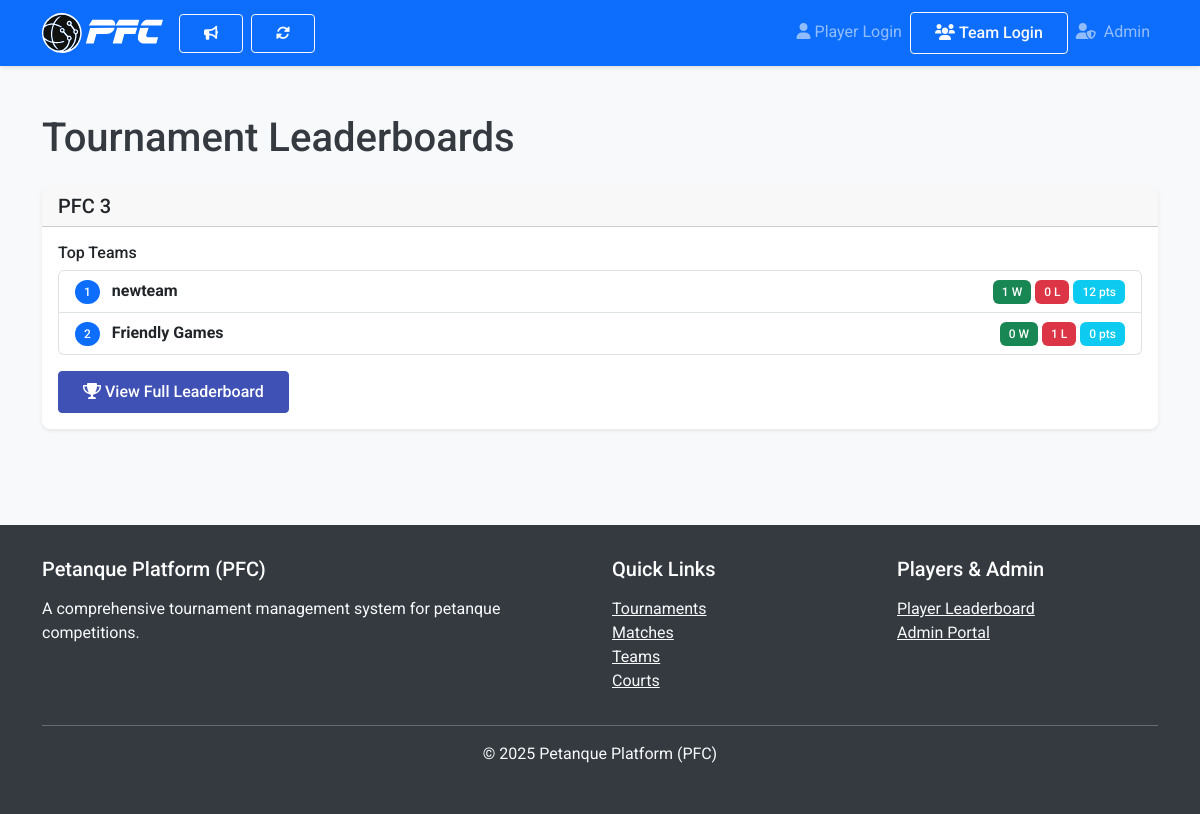
/leaderboards/, run on the app's committed database.
### tournaments/models.py (models this page shows, shortened)
class Tournament(models.Model):
    TOURNAMENT_FORMATS = [
        ("round_robin", "Round Robin"),
        ("knockout", "Knockout"),
        ("swiss", "Swiss System"),
        ("multi_stage", "Multi-Stage"),
    ]
    PLAY_FORMATS = [
        ("triplets", "Triplets (3 players)"),
        ("doublets", "Doublets (2 players)"),
        ("tete_a_tete", "Tête-à-tête (1 player)"),
        ("mixed", "Mixed Formats"),
    ]
    AUTOMATION_STATUS_CHOICES = [
        ("idle", "Idle"),
        ("processing", "Processing"),
        ("error", "Error"),
        ("completed", "Completed"),
    ]
    name = models.CharField(max_length=100)
    description = models.TextField(blank=True, null=True)
    format = models.CharField(max_length=20, choices=TOURNAMENT_FORMATS, default="knockout")
    play_format = models.CharField(max_length=20, choices=PLAY_FORMATS)
    has_triplets = models.BooleanField(default=False)
    has_doublets = models.BooleanField(default=False)
    has_tete_a_tete = models.BooleanField(default=False)
    start_date = models.DateTimeField()
    end_date = models.DateTimeField()
    is_active = models.BooleanField(default=True)
    is_archived = models.BooleanField(default=False)
    is_multi_stage = models.BooleanField(default=False)
    teams = models.ManyToManyField(Team, through="TournamentTeam")
    courts = models.ManyToManyField(Court, through="TournamentCourt")
    created_at = models.DateTimeField(auto_now_add=True)
    updated_at = models.DateTimeField(auto_now=True)
    current_round_number = models.PositiveIntegerField(null=True, blank=True, default=0, help_text="Current round being played or 0 if not started")
    automation_status = models.CharField(max_length=20, choices=AUTOMATION_STATUS_CHOICES, default="idle", help_text="Status of the automated round generation")
    allowed_match_types = models.JSONField(
        default=dict,
        blank=True,
        help_text="Configuration for allowed match types (doublet, triplet, tete_a_tete) and mixed matches"
    )

### leaderboards/models.py (models this page shows, shortened)
class LeaderboardEntry(models.Model):
    leaderboard = models.ForeignKey(Leaderboard, related_name='entries', on_delete=models.CASCADE)
    team = models.ForeignKey(Team, related_name='leaderboard_entries', on_delete=models.CASCADE)
    position = models.PositiveIntegerField()
    matches_played = models.PositiveIntegerField(default=0)
    matches_won = models.PositiveIntegerField(default=0)
    matches_lost = models.PositiveIntegerField(default=0)
    points_scored = models.PositiveIntegerField(default=0)
    points_conceded = models.PositiveIntegerField(default=0)
    class Meta:
        unique_together = ('leaderboard', 'team')
        ordering = ['position']

### teams/models.py (models this page shows, shortened)
class Team(models.Model):
    name = models.CharField(max_length=100)
    pin = models.CharField(max_length=6, unique=True, default=generate_pin)
    created_at = models.DateTimeField(auto_now_add=True)
    updated_at = models.DateTimeField(auto_now=True)
    parent_team = models.ForeignKey(
        'self',
        null=True,
        blank=True,
        on_delete=models.CASCADE,
        related_name='subteams',
        help_text="Parent team if this is a subteam"
    )
    is_subteam = models.BooleanField(
        default=False,
        help_text="True if this team is a subteam of another team"
    )
    subteam_type = models.CharField(
        max_length=20,
        blank=True,
        null=True,
        choices=[
            ('triplet', 'Triplet'),
            ('doublette', 'Doublette'),
            ('tete_a_tete', 'Tête-à-tête'),
        ],
        help_text="Type of subteam (triplet, doublette, etc.)"
    )

### leaderboards/views.py (the view)
# urls.py: path('', views.leaderboard_index, name='leaderboard_index'),
def leaderboard_index(request):
    tournaments = Tournament.objects.filter(is_active=True)
    leaderboards = []
    for tournament in tournaments:
        leaderboard, created = Leaderboard.objects.get_or_create(tournament=tournament)
        update_tournament_leaderboard(tournament)
        top_entries = leaderboard.entries.all().order_by('position')[:3]
        leaderboards.append({
            'tournament': tournament,
            'leaderboard': leaderboard,
            'top_entries': top_entries,
        })
    context = {
        'leaderboards': leaderboards,
    }
    return render(request, 'leaderboards/leaderboard_index.html', context)

### pfc_core/context_processors.py (called while the page is built)
def auth_context(request):
    codename_context = SessionManager.get_session_context(request)
    team_context = TeamSessionManager.get_team_session_data(request)
    return {
        **codename_context,
        'team_session': team_context
    }

### pfc_core/session_utils.py (called while the page is built)
    @staticmethod
    def get_logged_in_codename(request):
        if request.session.get('session_active'):
            return request.session.get('player_codename')
        return None

    @staticmethod
    def is_logged_in(request):
        return bool(request.session.get('session_active') and
                   request.session.get('player_codename'))

    @staticmethod
    def get_logged_in_pin(request):
        if request.session.get('team_session_active'):
            return request.session.get('team_pin')
        return None

    @staticmethod
    def is_team_logged_in(request):
        return bool(request.session.get('team_session_active') and
                   request.session.get('team_pin'))

### pfc_core/team_session_utils.py (called while the page is built)
    @classmethod
    def get_team_pin(cls, request):
        return request.session.get(cls.SESSION_KEY)

    @classmethod
    def get_team_name(cls, request):
        return request.session.get(cls.TEAM_NAME_KEY)

    @classmethod
    def is_team_logged_in(cls, request):
        return cls.SESSION_KEY in request.session

    @classmethod
    def get_remember_preference(cls, request):
        return request.session.get(cls.REMEMBER_KEY, False)

    @classmethod
    def get_team_session_data(cls, request):
        return {
            'team_pin': cls.get_team_pin(request),
            'team_name': cls.get_team_name(request),
            'is_logged_in': cls.is_team_logged_in(request),
            'remember_me': cls.get_remember_preference(request)
        }

### leaderboards/templates/leaderboards/leaderboard_index.html (shortened to what this page needs)
{% extends 'base.html' %}
{% block content %}
<div class="container mt-4">
    <div class="row">
        <div class="col-12">
            <h1 class="mb-4">Tournament Leaderboards</h1>
            {% if leaderboards %}
                {% for item in leaderboards %}
                    <div class="card mb-4">
                        <div class="card-header">
                            <h5 class="mb-0">{{ item.tournament.name }}</h5>
                        </div>
                        <div class="card-body">
                            <h6>Top Teams</h6>
                            <div class="list-group mb-3">
                                {% for entry in item.top_entries %}
                                    <div class="list-group-item d-flex justify-content-between align-items-center">
                                        <div>
                                            <span class="badge bg-primary rounded-pill me-2">{{ entry.position }}</span>
                                            <strong>{{ entry.team.name }}</strong>
                                        </div>
                                        <div>
                                            <span class="badge bg-success">{{ entry.matches_won }} W</span>
                                            <span class="badge bg-danger">{{ entry.matches_lost }} L</span>
                                            <span class="badge bg-info">{{ entry.points_scored }} pts</span>
                                        </div>
                                    </div>
                                {% empty %}
                                    <div class="list-group-item">No entries yet</div>
                                {% endfor %}
                            </div>
                            <a href="{% url 'tournament_leaderboard' item.tournament.id %}" class="btn btn-primary">
                                <i class="fas fa-trophy"></i> View Full Leaderboard
                            </a>
                        </div>
                    </div>
                {% endfor %}
            {% else %}
                <div class="alert alert-info">
                    No active tournaments with leaderboards found.
                </div>
            {% endif %}
        </div>
    </div>
</div>
{% endblock %}

### static/css/styles.css (style rules this page uses)
body { font-family: 'Roboto', sans-serif; background-color: #f8f9fa; color: #343a40; }
.card { border-radius: 0.5rem; border: none; box-shadow: 0 0.125rem 0.25rem rgba(0,0,0,0.075); transition: all 0.3s ease; }
.card-header { border-top-left-radius: 0.5rem !important; border-top-right-radius: 0.5rem !important; font-weight: 500; }
.btn { border-radius: 0.25rem; padding: 0.5rem 1.5rem; font-weight: 500; transition: all 0.2s ease; }
.btn-primary { background-color: #3f51b5; border-color: #3f51b5; }
.badge { padding: 0.5em 0.75em; font-weight: 500; }

### data on the page
Tournament: tournament.name "PFC 3"
LeaderboardEntry: position "1", team.name "newteam", matches_won "1", matches_lost "0", points_scored "12"
LeaderboardEntry: position "2", team.name "Friendly Games", matches_won "0", matches_lost "1", points_scored "0"
